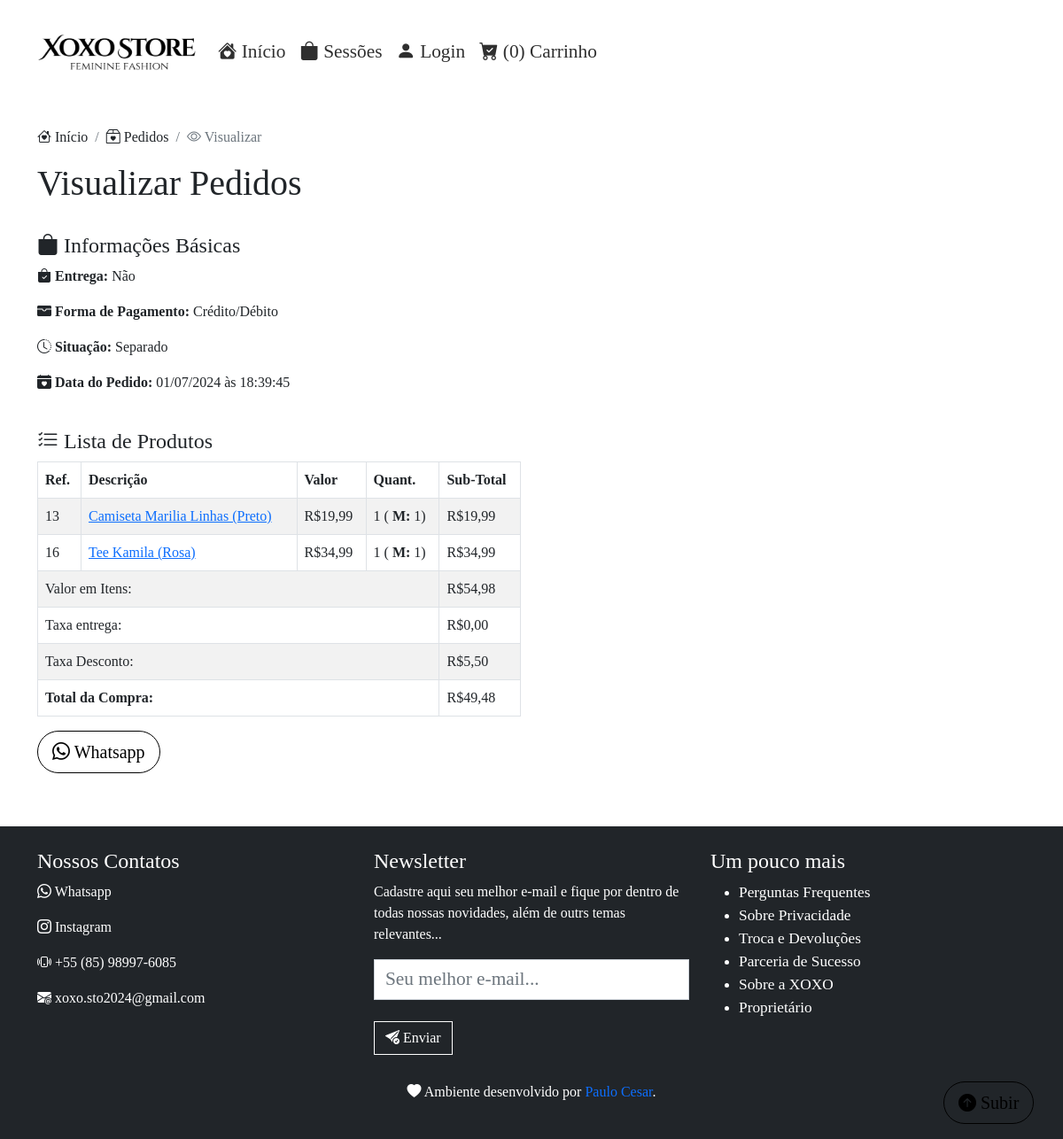
The app's page /app/page/visualizar_pedido.php?id=9 with its own data.
### tables this page shows
CREATE TABLE `tb_venda` (
  `id_tb_venda` int(11) NOT NULL,
  `entrega_tb_venda` enum('0','1') NOT NULL COMMENT '0 = Não\n1 = Sim',
  `tx_entrega_tb_venda` float DEFAULT NULL,
  `pagamento_entrega_tb_venda` enum('0','1','2') NOT NULL COMMENT '0 = Pix\n1 = Espécie\n2 = Crédito/Débito',
  `status_tb_venda` enum('0','1','2','3','4','5') NOT NULL COMMENT '0 = Aguardando\n1 = Separado\n2 = Em rota\n3 = Entregue/Finalizado\n4 = Cancelado pelo Vendedor\n5 = Cancelado pelo Comprador',
  `data_cadastro_tb_venda` timestamp NULL DEFAULT current_timestamp() ON UPDATE current_timestamp(),
  `id_usuario_tb_venda` int(11) NOT NULL,
  `endereco_entrega_tb_venda` varchar(255) DEFAULT NULL,
  `cancelamento_tb_venda` varchar(255) DEFAULT NULL,
  `taxa_desconto_tb_venda` int(11) DEFAULT NULL
);

CREATE TABLE `tb_produto_venda` (
  `id_tb_produto_venda` int(11) NOT NULL,
  `id_venda_tb_produto_venda` int(11) NOT NULL,
  `id_produto_tb_produto_venda` int(11) NOT NULL,
  `quantidade_tb_produto_venda` int(11) NOT NULL,
  `grade_tb_produto_venda` varchar(255) NOT NULL
);

CREATE TABLE `tb_produto` (
  `id_tb_produto` int(11) NOT NULL,
  `nome_tb_produto` varchar(100) NOT NULL,
  `descricao_tb_produto` varchar(255) NOT NULL,
  `custo_tb_produto` float NOT NULL,
  `varejo_tb_produto` float NOT NULL,
  `atacado_tb_produto` float NOT NULL,
  `grade_tb_produto` enum('1','2') NOT NULL DEFAULT '1',
  `id_departamento_tb_produto` int(11) NOT NULL,
  `tb_grade_id_tb_grade` int(11) NOT NULL,
  `img1_tb_produto` varchar(255) NOT NULL,
  `img2_tb_produto` varchar(255) NOT NULL,
  `img3_tb_produto` varchar(255) NOT NULL,
  `premium_tb_produto` enum('0','1') NOT NULL,
  `visualizar_tb_produto` enum('1','0') NOT NULL
);

### app/php/Administrador.class.php (called while the page is built, shortened)
<?php
    require_once("Venda.class.php");
    class Administrador{
        public function __construct(){
            $this->ven = new Venda();
        }
        public function dataHora($valor){
            $data = explode("-",substr($valor, 0, -9));
            $hora = substr($valor, 11);
            return array($data[2]."/".$data[1]."/".$data[0], $hora);
        }
    }
?>

### app/php/BancoDeDados.class.php (called while the page is built, shortened)
<?php
	class BancoDeDados{
		private $ser = "127.0.0.1";
		private $usu = "u134451290_paulo";
		private $sen = "P@ulo6085";
		private $dat = "u134451290_bd_xoxo";
		private $mysqli;
		public function __get($var){
			return $this->$var;
		}
		public function conectar(){
			$this->mysqli = new mysqli($this->ser, $this->usu, $this->sen, $this->dat);
			$b = true;
			return $b;
		}
		public function desconectar(){
			$b = true;
			return $b;
		}
		public function result($sql){
			$this->result = $this->mysqli->query($sql);
		}
	}
?>

### app/page/visualizar_pedido.php (the view, shortened to what this page needs)
<!DOCTYPE html>
<html lang="pt-br">
<head>
    <link rel="stylesheet" href="../framework/bootstrap/css/bootstrap.min.css">
    <link rel="stylesheet" href="https://cdn.jsdelivr.net/npm/bootstrap-icons@1.11.3/font/bootstrap-icons.min.css">
    <link rel="stylesheet" href="../css/pagina.css">
</head>
<body>
  <?php
    require_once("menu.php");
  ?>
    <div class="page">
      <div class="container">
        <nav aria-label="breadcrumb">
          <ol class="breadcrumb">
            <li class="breadcrumb-item"><a href="index.php"><i class="bi bi-house-heart"></i> Início</a></li>
            <li class="breadcrumb-item"><a href="pedidos.php"><i class="bi bi-box2-heart"></i> Pedidos</a></li>
            <li class="breadcrumb-item active" aria-current="page"><i class="bi bi-eye"></i> Visualizar</li>
          </ol>
        </nav>
        <form method="post">
          <div class="row">
            <h1 style="font-family:'Cinzel'">Visualizar Pedidos</h1>
            <div class="col-lg-6">
                <?php
                    $pedido = $adm->ven->consultar("WHERE tb_venda.id_tb_venda=".$_GET['id']);
                    $entrega = 0;
                    $taxa = $pedido[0]['tx_entrega_tb_venda'];
                    $endereco = $pedido[0]['endereco_entrega_tb_venda'];
                    $pagamento = null;
                    $taxa_desc = $pedido[0]['taxa_desconto_tb_venda'];
                    $status = null;
                    if($pedido[0]['entrega_tb_venda']){
                        $entrega = "Sim (R$".number_format($taxa, 2, ",", ".").", End: ".$endereco;
                    }else{
                        $entrega = "Não";
                    }
                    switch ($pedido[0]['pagamento_entrega_tb_venda']) {
                        case '2': $pagamento = "Crédito/Débito"; break;
                    }
                    switch ($pedido[0]['status_tb_venda']) {
                        case '1':$status = "Separado"; break;
                    }
                    $data = $pedido[0]['data_cadastro_tb_venda'];
                ?>
                <br>
                <h4><i class="bi bi-bag-fill"></i> Informações Básicas</h4>
                <p><strong><i class="bi bi-bag-check-fill"></i> Entrega:</strong> <?php echo $entrega; ?></p>
                <p><strong><i class="bi bi-wallet-fill"></i> Forma de Pagamento:</strong> <?php echo $pagamento; ?></p>
                <p><strong><i class="bi bi-clock-history"></i> Situação:</strong> <?php echo $status; ?></p>
                <p><strong><i class="bi bi-calendar-heart-fill"></i> Data do Pedido: </strong> <?php echo $adm->dataHora($data)[0]." às ".$adm->dataHora($data)[1]; ?></p>
                <br>
                <h4><i class="bi bi-list-check"></i> Lista de Produtos</h4>
                <div class="table-responsive">
                  <table class="table table-bordered table-striped">
                    <thead>
                      <tr>
                        <th>Ref.</th>
                        <th>Descrição</th>
                        <th>Valor</th>
                        <th>Quant.</th>
                        <th>Sub-Total</th>
                      </tr>
                    </thead>
                    <tbody>
                      <?php $total = $adm->ven->listarItensTable01($_GET['id']);?>
                      <tr>
                        <td colspan="4">Valor em Itens:</td>
                        <td><?php echo "R$".number_format($total, 2, ",", ".");?></td>
                      </tr>
                      <tr>
                        <td colspan="4">Taxa entrega:</td>
                        <td><?php echo "R$".number_format($taxa, 2, ",", ".");?></td>
                      </tr>
                      <tr>
                        <td colspan="4">Taxa Desconto:</td>
                        <td><?php echo "R$".number_format($total * ($taxa_desc/100), 2, ",", ".");?></td>
                      </tr>
                      <tr>
                        <td colspan="4"><strong>Total da Compra:</strong></td>
                        <td><?php echo "R$".number_format($taxa + ($total - ($total * ($taxa_desc/100))), 2, ",", ".");?></td>
                      </tr>
                    </tbody>
                  </table>
                </div>
            </div>
            <div class="col-lg-12">
              <a href="https://wa.me/5585989976085?text=Ol%C3%A1,%20gostaria%20de%20mais%20informa%C3%A7%C3%B5es%20do%20pedido%20de%20N%C2%BA%20<?php echo $_GET['id'];?>" class="btn btn-black btn-lg btn-radius" target="_blank"><i class="bi bi-whatsapp"></i> Whatsapp</a>
            </div>
          </div>
        </form>
      </div>
    </div>
    <?php
      require_once("footer.php");
    ?>
</body>
</html>

### app/php/Venda.class.php (shortened to what this page needs)
<?php
    require_once("BancoDeDados.class.php");
    class Venda extends BancoDeDados{
        public function consultar($sql=null){
            $lista = array();
            parent::result("SELECT * FROM tb_venda INNER JOIN tb_usuario ON tb_usuario.id_tb_usuario=tb_venda.id_usuario_tb_venda $sql");
            while($dados = parent::__get("result")->fetch_assoc()){
                $lista[] = $dados;
            }
            return $lista;
        }
        public function consultarItens($id_venda){
            $result = array();
            parent::result("SELECT * FROM tb_produto_venda INNER JOIN tb_produto ON tb_produto.id_tb_produto=tb_produto_venda.id_produto_tb_produto_venda INNER JOIN tb_grade ON tb_grade.id_tb_grade=tb_produto.tb_grade_id_tb_grade WHERE tb_produto_venda.id_venda_tb_produto_venda=$id_venda");
            while ($dados = parent::__get("result")->fetch_assoc()) {
                $result[] = $dados;
            }
            return $result;
        }
        public function listarItensTable01($id_venda){
            $result = $this->consultarItens($id_venda);
            $valor_total = 0;
            foreach ($result as $key => $value) {
                $grade = unserialize($value['grade_tb_produto_venda']);
                $tex_grade = "";
                foreach ($grade as $key2 => $value2) {
                    if($value2){
                        $tex_grade .= " <strong>$key2:</strong> $value2";
                    }
                }
                echo    "<tr>
                            <td>".$value['id_tb_produto']."</td>
                            <td><a href='visualizar.php?id=".$value['id_tb_produto']."'>".$value['nome_tb_produto']."</a></td>
                            <td>R$".number_format($value['varejo_tb_produto'], 2, ",", ".")."</td>
                            <td>".$value['quantidade_tb_produto_venda']." ($tex_grade)</td>
                            <td>R$".number_format($value['varejo_tb_produto'] * $value['quantidade_tb_produto_venda'], 2, ",", ".")."</td>
                        </tr>";
                $valor_total+= $value['varejo_tb_produto']*$value['quantidade_tb_produto_venda'];
            }
            return $valor_total;
        }
    }
?>

### app/css/pagina.css (style rules this page uses)
body { background-color: white; font-family: Georgia, 'Times New Roman', Times, serif; }
.page { padding-bottom: 60px; }
.form-control, .btn { border-radius: 0px; }
.btn-black { background-color: none; border-color: black; color:black; }
.page { padding-top: 50px; }
.btn-radius { border-radius: 30px; }
.breadcrumb a { text-decoration: none; color: #212529; }

### records on screen
tb_venda: entrega_tb_venda "Não", pagamento_entrega_tb_venda "Crédito/Débito", data_cadastro_tb_venda "01/07/2024", tx_entrega_tb_venda "0,00", $total*($taxa_desc/100) "5,50", $taxa + ($total - ($total * ($taxa_desc/100))) "49,48"
tb_produto_venda: id_produto_tb_produto_venda.id_tb_produto "13", id_produto_tb_produto_venda.nome_tb_produto "Camiseta Marilia Linhas (Preto)", id_produto_tb_produto_venda.varejo_tb_produto "19,99", quantidade_tb_produto_venda "1", key2 "M", grade_tb_produto_venda "1", $value['varejo_tb_produto'] * $value['quantidade_tb_produto_venda'] "19,99"
tb_produto_venda: id_produto_tb_produto_venda.id_tb_produto "16", id_produto_tb_produto_venda.nome_tb_produto "Tee Kamila (Rosa)", id_produto_tb_produto_venda.varejo_tb_produto "34,99", quantidade_tb_produto_venda "1", key2 "M", grade_tb_produto_venda "1", $value['varejo_tb_produto'] * $value['quantidade_tb_produto_venda'] "34,99"

### other values on screen
count($_SESSION['itens']) "0"
$status "Separado"
$adm->dataHora($data)[1] "18:39:45"
$total "54,98"
